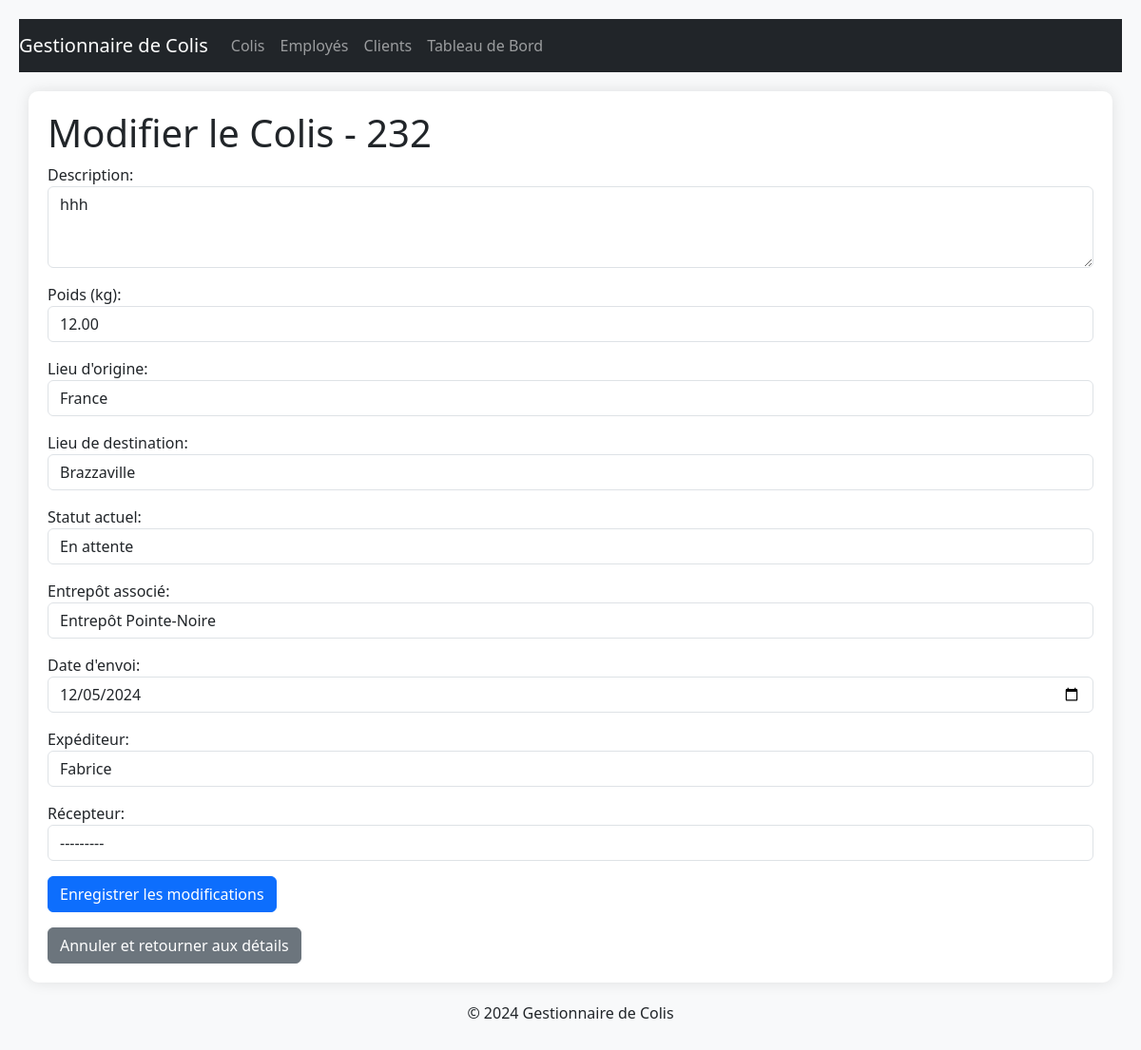
The app's page /colis/modifier/232/ with its own data.
### colis/models.py (models this page shows, shortened)
class Colis(models.Model):
    STATUTS = [
        ('EN ATTENTE', 'En attente'),
        ('EN TRANSIT', 'En transit'),
        ('LIVRE', 'Livré'),
    ]
    reference = models.CharField(max_length=50, unique=True, editable=False)
    description = models.TextField()
    poids = models.DecimalField(max_digits=10, decimal_places=2)
    origine = models.CharField(max_length=100)
    destination = models.CharField(max_length=100)
    date_envoi = models.DateField(null=True, blank=True)
    statut = models.CharField(max_length=20, choices=STATUTS, default='EN ATTENTE')
    entrepot = models.ForeignKey(Entrepot, on_delete=models.SET_NULL, null=True, blank=True)
    expediteur = models.ForeignKey(Client, on_delete=models.SET_NULL, related_name='colis_envoyes', null=True, blank=True)
    recepteur = models.ForeignKey(Client, on_delete=models.SET_NULL, related_name='colis_recus', null=True, blank=True)

### colis/views.py (the view)
# urls.py: path('modifier/<str:reference>/', views.modifier_colis, name='modifier_colis'),  # Modifier un colis
def modifier_colis(request, reference):
    colis = get_object_or_404(Colis, reference=reference)
    if request.method == 'POST':
        form = ColisForm(request.POST, instance=colis)
        if form.is_valid():
            form.save()
            return redirect('details_colis', reference=colis.reference)
    else:
        form = ColisForm(instance=colis)
    return render(request, 'colis/modifier.html', {'form': form, 'colis': colis})

### colis/models.py (called while the page is built)
    def __str__(self):
        return self.nom

    def __str__(self):
        return self.nom

### colis/templates/colis/modifier.html (shortened to what this page needs)
{% extends 'colis/base.html' %}
{% block content %}
    <h1>Modifier le Colis - {{ colis.reference }}</h1>
    <form method="post">
        {{ form.as_p }}
        <button type="submit" class="btn btn-primary">Enregistrer les modifications</button>
    </form>
    <a href="{% url 'details_colis' colis.reference %}" class="btn btn-secondary mt-3">Annuler et retourner aux détails</a>
{% endblock %}

### colis/templates/colis/base.html (style rules this page uses)
body { background-color: #f8f9fa; padding: 20px; }

### records on screen
Colis: reference "232", description "hhh", poids "12.00", origine "France", destination "Brazzaville", statut "En attente", entrepot "Entrepôt Pointe-Noire", date_envoi "12/05/2024", expediteur "Fabrice", recepteur "---------"
